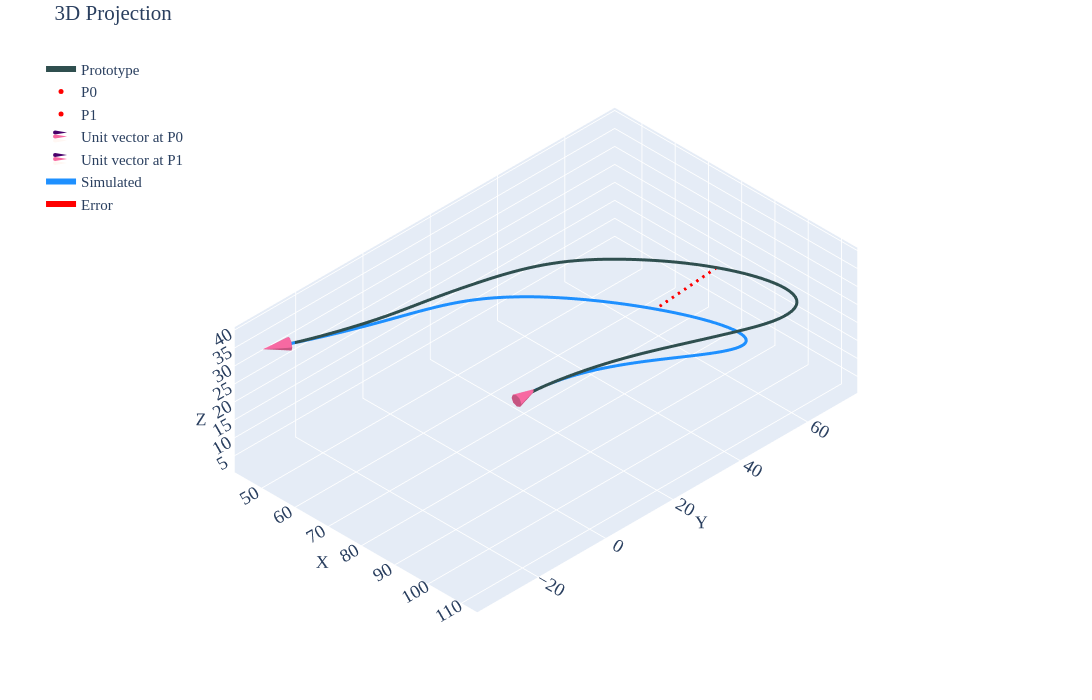

Source (notebook cell):
### Code cell
#| label: p2c3

gravity_looper(psit=2,case=3,twist=10,pfix='twist-sens\\twist-cw10\\')
